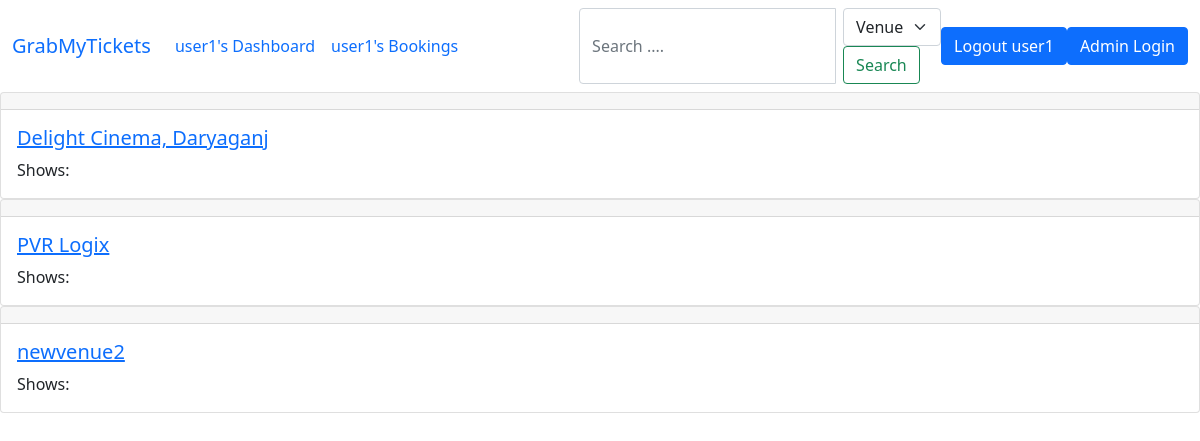
/user_dashboard/1 (signed in), run on the app's committed database.
### application/data/models.py (models this page shows)
class User(db.Model):
    __tablename__ = "user"
    user_id = db.Column(db.Integer, primary_key=True, autoincrement=True)
    password = db.Column(db.String, nullable=False)
    username = db.Column(db.String, unique=True, nullable=False)
    user_bookings = db.relationship(
        'Booking', backref='user_bookings', lazy=True, overlaps="bookings,user")
    is_admin=db.Column(db.Boolean(), default=False)
    email = db.Column(db.String(200), nullable=False)
    is_html=db.Column(db.Boolean(), default=False)

class Venue(db.Model):
    __tablename__ = "venue"
    venue_id = db.Column(db.Integer, primary_key=True)
    name = db.Column(db.String(100), nullable=False)
    address = db.Column(db.String(200), nullable=False)
    city = db.Column(db.String(50), nullable=False)
    state = db.Column(db.String(50), nullable=False)
    country = db.Column(db.String(50), nullable=False)
    capacity = db.Column(db.Integer, nullable=False)
    phone = db.Column(db.String(200), nullable=False)
    email = db.Column(db.String(200), nullable=False)

### application/controllers/controllers.py (the view)
@app.route('/user_dashboard/<user_id>')
def user_dashboardd(user_id):
    print("user_id:", user_id)
    if "user" in session:
        user = User.query.filter_by(user_id=user_id).first()
        venues = Venue.query.all()
        movies_by_venue = {}
        current_time = datetime.datetime.now()
        for venue in venues:
            movies = Movie.query.join(movie_venue).filter_by(
                venue_id=venue.venue_id).order_by(movie_venue.time.asc()).all()
            current_movies = []
            for movie in movies:
                mv_object= movie_venue.query.filter_by(movie_id=movie.movie_id, venue_id=venue.venue_id).first()
                mvtime=datetime.datetime.strptime(mv_object.time, '%d:%m:%Y %H:%M:%S')
                if mvtime > current_time:
                    current_movies.append((movie, mv_object))
            if current_movies:
                movies_by_venue[venue.venue_id] = current_movies
        return render_template('search_results.html', user=user, venues=venues, movies_by_venue=movies_by_venue, category='venue')
    return redirect('/user_login')

### templates/search_results.html (shortened to what this page needs)
<!doctype html>
<html lang="en">
  <head>
    <link href="https://cdn.jsdelivr.net/npm/bootstrap@5.1.3/dist/css/bootstrap.min.css" rel="stylesheet">
  </head>
  <body>
    <nav class="navbar navbar-expand-lg bg-body-tertiary">
        <div class="container-fluid">
          <a class="navbar-brand" href="/user_logout">GrabMyTickets</a>
          <div class="collapse navbar-collapse" id="navbarSupportedContent">
            <ul class="navbar-nav me-auto mb-2 mb-lg-0">
              <li class="nav-item">
                <a class="nav-link " href="/user_dashboard/{{user.user_id}}">{{user.username}}'s Dashboard</a>
              </li>
              <li class="nav-item">
                <a href="/bookings/{{user.user_id}}" class="nav-link ">{{user.username}}'s Bookings</a>
              </li>
            </ul>
            <form class="d-flex" role="search" method="POST" action="{{ url_for('search_results', user_id=user.user_id) }}">
              <div class="input-group">
                <input class="form-control me-2" type="search" placeholder="Search ...." aria-label="Search" name="query">
                <div class="input-group-append">
                <select class="form-select" name="category">
                  <option value="venue">Venue</option>
                </select>
              <button class="btn btn-outline-success" type="submit">Search</button>
            </div>
          </div>
            </form>
                <a href='/user_logout'><button class="btn btn-primary" type="submit">Logout {{user.username}}</button></a>
                <a href='/admin_login'><button class="btn btn-primary" type="submit">Admin Login</button></a>
          </div>
        </div>
      </nav>
      <div>
        {% if category == 'venue' %}
        {% for venue in venues %}
        <div class="card">
          <div class="card-header">
          </div>
          <div class="card-body">
            <a href = "/venue_details/{{user.user_id}}/{{venue.venue_id}}"><h5 class="card-title">{{ venue.name }}</h5></a>
            <p class="card-text">Shows:</p>
          </div>
        </div>
        {% endfor %}
        {% endif %}
      </div>
    </body>
    </html>

### data on the page
User: username "user1"
Venue: name "Delight Cinema, Daryaganj"
Venue: name "PVR Logix"
Venue: name "newvenue2"
